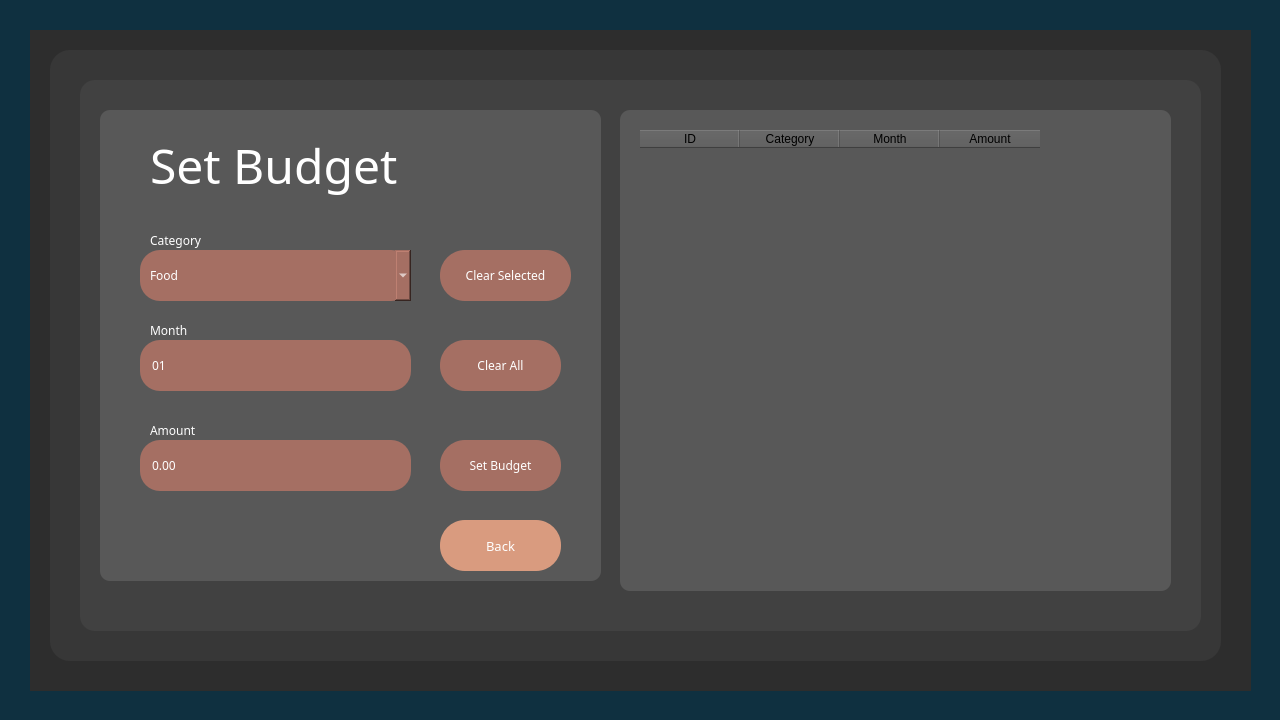
<?xml version="1.0" encoding="UTF-8"?>
<ui version="4.0">
 <class>Budget</class>
 <widget class="QDialog" name="Budget">
  <property name="geometry">
   <rect>
    <x>0</x>
    <y>0</y>
    <width>1280</width>
    <height>720</height>
   </rect>
  </property>
  <property name="windowTitle">
   <string>Budget</string>
  </property>
  <widget class="QWidget" name="Fback" native="true">
   <property name="geometry">
    <rect>
     <x>0</x>
     <y>0</y>
     <width>1280</width>
     <height>720</height>
    </rect>
   </property>
   <property name="styleSheet">
    <string notr="true">QWidget{
	background-color:rgb(15, 48, 64)
}</string>
   </property>
   <widget class="QWidget" name="Fback1" native="true">
    <property name="geometry">
     <rect>
      <x>30</x>
      <y>30</y>
      <width>1221</width>
      <height>661</height>
     </rect>
    </property>
    <property name="styleSheet">
     <string notr="true">QWidget{
	background-color: rgb(45, 45, 45);
}</string>
    </property>
    <widget class="QWidget" name="Fback2" native="true">
     <property name="geometry">
      <rect>
       <x>20</x>
       <y>20</y>
       <width>1171</width>
       <height>611</height>
      </rect>
     </property>
     <property name="styleSheet">
      <string notr="true">QWidget{
	background-color: rgb(55, 55, 55);
	border-radius:20px;
}</string>
     </property>
     <widget class="QWidget" name="Fback3" native="true">
      <property name="geometry">
       <rect>
        <x>30</x>
        <y>30</y>
        <width>1121</width>
        <height>551</height>
       </rect>
      </property>
      <property name="styleSheet">
       <string notr="true">QWidget{
	background-color: rgb(65, 65, 65);
	border-radius:15px;
}</string>
      </property>
      <widget class="QWidget" name="Fback4" native="true">
       <property name="geometry">
        <rect>
         <x>20</x>
         <y>30</y>
         <width>501</width>
         <height>471</height>
        </rect>
       </property>
       <property name="styleSheet">
        <string notr="true">QWidget{
	
	background-color:rgb(88, 88, 88);
	border-radius:10px;
}</string>
       </property>
       <widget class="QComboBox" name="cat_Budget">
        <property name="geometry">
         <rect>
          <x>40</x>
          <y>140</y>
          <width>271</width>
          <height>51</height>
         </rect>
        </property>
        <property name="font">
         <font>
          <family>Cascadia Code</family>
         </font>
        </property>
        <property name="styleSheet">
         <string notr="true">QComboBox{
	background-color:rgb(165, 111, 99);
	border-radius:20px;
	padding-left:10px;
	color: white;
}</string>
        </property>
        <item>
         <property name="text">
          <string>Food</string>
         </property>
        </item>
        <item>
         <property name="text">
          <string>Entertainment</string>
         </property>
        </item>
        <item>
         <property name="text">
          <string>Traveling</string>
         </property>
        </item>
        <item>
         <property name="text">
          <string>Clothing</string>
         </property>
        </item>
        <item>
         <property name="text">
          <string>Education</string>
         </property>
        </item>
        <item>
         <property name="text">
          <string>University Fees</string>
         </property>
        </item>
       </widget>
       <widget class="QPushButton" name="btnBudget">
        <property name="geometry">
         <rect>
          <x>340</x>
          <y>330</y>
          <width>121</width>
          <height>51</height>
         </rect>
        </property>
        <property name="font">
         <font>
          <family>Rockwell</family>
         </font>
        </property>
        <property name="styleSheet">
         <string notr="true">QPushButton{
	background-color:rgb(165, 111, 99);
	border-radius:25px;
	border-color: rgb(53, 69, 93);
	color: white;
}</string>
        </property>
        <property name="text">
         <string>Set Budget</string>
        </property>
       </widget>
       <widget class="QLabel" name="label_date">
        <property name="geometry">
         <rect>
          <x>50</x>
          <y>210</y>
          <width>161</width>
          <height>20</height>
         </rect>
        </property>
        <property name="font">
         <font>
          <family>Rockwell</family>
         </font>
        </property>
        <property name="styleSheet">
         <string notr="true">QLabel{
	color:rgb(255, 255, 255);
}</string>
        </property>
        <property name="text">
         <string>Month</string>
        </property>
       </widget>
       <widget class="QLabel" name="label_cat">
        <property name="geometry">
         <rect>
          <x>50</x>
          <y>120</y>
          <width>81</width>
          <height>20</height>
         </rect>
        </property>
        <property name="font">
         <font>
          <family>Rockwell</family>
         </font>
        </property>
        <property name="styleSheet">
         <string notr="true">QLabel{
	color:rgb(255, 255, 255);
}</string>
        </property>
        <property name="text">
         <string>Category</string>
        </property>
       </widget>
       <widget class="QLabel" name="label_amount">
        <property name="geometry">
         <rect>
          <x>50</x>
          <y>310</y>
          <width>91</width>
          <height>20</height>
         </rect>
        </property>
        <property name="font">
         <font>
          <family>Rockwell</family>
         </font>
        </property>
        <property name="styleSheet">
         <string notr="true">QLabel{
	color:rgb(255, 255, 255);
}</string>
        </property>
        <property name="text">
         <string>Amount</string>
        </property>
       </widget>
       <widget class="QPushButton" name="btnClearALL">
        <property name="geometry">
         <rect>
          <x>340</x>
          <y>230</y>
          <width>121</width>
          <height>51</height>
         </rect>
        </property>
        <property name="font">
         <font>
          <family>Rockwell</family>
         </font>
        </property>
        <property name="styleSheet">
         <string notr="true">QPushButton{
	background-color:rgb(165, 111, 99);
	border-radius:25px;
	border-color: rgb(53, 69, 93);
	color: white;
}</string>
        </property>
        <property name="text">
         <string>Clear All</string>
        </property>
       </widget>
       <widget class="QPushButton" name="btnSelected">
        <property name="geometry">
         <rect>
          <x>340</x>
          <y>140</y>
          <width>131</width>
          <height>51</height>
         </rect>
        </property>
        <property name="font">
         <font>
          <family>Rockwell</family>
         </font>
        </property>
        <property name="styleSheet">
         <string notr="true">QPushButton{
	background-color:rgb(165, 111, 99);
	border-radius:25px;
	border-color: rgb(53, 69, 93);
	color: white;
}</string>
        </property>
        <property name="text">
         <string>Clear Selected</string>
        </property>
       </widget>
       <widget class="QLabel" name="txtBudget">
        <property name="geometry">
         <rect>
          <x>50</x>
          <y>10</y>
          <width>381</width>
          <height>91</height>
         </rect>
        </property>
        <property name="font">
         <font>
          <family>Poor Richard</family>
          <pointsize>36</pointsize>
         </font>
        </property>
        <property name="styleSheet">
         <string notr="true">QLabel{
	color:rgb(255, 255, 255);
}</string>
        </property>
        <property name="text">
         <string>Set Budget</string>
        </property>
       </widget>
       <widget class="QPushButton" name="btnBack_2">
        <property name="geometry">
         <rect>
          <x>340</x>
          <y>410</y>
          <width>121</width>
          <height>51</height>
         </rect>
        </property>
        <property name="font">
         <font>
          <family>Rockwell</family>
          <pointsize>10</pointsize>
         </font>
        </property>
        <property name="styleSheet">
         <string notr="true">QPushButton{
	background-color:rgb(217, 155, 127);
	border-radius:25px;
	border-color: rgb(53, 69, 93);
	color: white;
}</string>
        </property>
        <property name="text">
         <string>Back</string>
        </property>
       </widget>
       <widget class="QDateEdit" name="month">
        <property name="geometry">
         <rect>
          <x>40</x>
          <y>230</y>
          <width>271</width>
          <height>51</height>
         </rect>
        </property>
        <property name="font">
         <font>
          <family>Cascadia Code</family>
         </font>
        </property>
        <property name="contextMenuPolicy">
         <enum>Qt::ContextMenuPolicy::DefaultContextMenu</enum>
        </property>
        <property name="styleSheet">
         <string notr="true">QDateEdit{
	background-color:rgb(165, 111, 99);
	border-radius:20px;
	padding-left:10px;
	color: white;

}</string>
        </property>
        <property name="readOnly">
         <bool>true</bool>
        </property>
        <property name="buttonSymbols">
         <enum>QAbstractSpinBox::ButtonSymbols::NoButtons</enum>
        </property>
        <property name="displayFormat">
         <string>MM</string>
        </property>
       </widget>
       <widget class="QDoubleSpinBox" name="amountBudget">
        <property name="geometry">
         <rect>
          <x>40</x>
          <y>330</y>
          <width>271</width>
          <height>51</height>
         </rect>
        </property>
        <property name="font">
         <font>
          <family>Cascadia Code</family>
         </font>
        </property>
        <property name="cursor">
         <cursorShape>IBeamCursor</cursorShape>
        </property>
        <property name="styleSheet">
         <string notr="true">QDoubleSpinBox{
	background-color:rgb(165, 111, 99);
	border-radius:20px;
	padding-left:10px;
	padding-right:10px;
	color: white;
}</string>
        </property>
        <property name="buttonSymbols">
         <enum>QAbstractSpinBox::ButtonSymbols::NoButtons</enum>
        </property>
        <property name="maximum">
         <double>1000000.000000000000000</double>
        </property>
       </widget>
      </widget>
      <widget class="QWidget" name="tableBack" native="true">
       <property name="geometry">
        <rect>
         <x>540</x>
         <y>30</y>
         <width>551</width>
         <height>481</height>
        </rect>
       </property>
       <property name="styleSheet">
        <string notr="true">QWidget{
	
	background-color:rgb(88, 88, 88);
	border-radius:10px;
}</string>
       </property>
       <widget class="QTableWidget" name="tableBudget">
        <property name="geometry">
         <rect>
          <x>20</x>
          <y>20</y>
          <width>501</width>
          <height>441</height>
         </rect>
        </property>
        <property name="styleSheet">
         <string notr="true">QTableWidget{
color:rgb(255, 255, 255);
}</string>
        </property>
        <property name="editTriggers">
         <set>QAbstractItemView::EditTrigger::NoEditTriggers</set>
        </property>
        <property name="selectionMode">
         <enum>QAbstractItemView::SelectionMode::SingleSelection</enum>
        </property>
        <property name="selectionBehavior">
         <enum>QAbstractItemView::SelectionBehavior::SelectRows</enum>
        </property>
        <column>
         <property name="text">
          <string>ID</string>
         </property>
        </column>
        <column>
         <property name="text">
          <string>Category</string>
         </property>
        </column>
        <column>
         <property name="text">
          <string>Month</string>
         </property>
        </column>
        <column>
         <property name="text">
          <string>Amount</string>
         </property>
        </column>
       </widget>
      </widget>
      <zorder>tableBack</zorder>
      <zorder>Fback4</zorder>
     </widget>
    </widget>
   </widget>
  </widget>
 </widget>
 <resources/>
 <connections/>
</ui>
